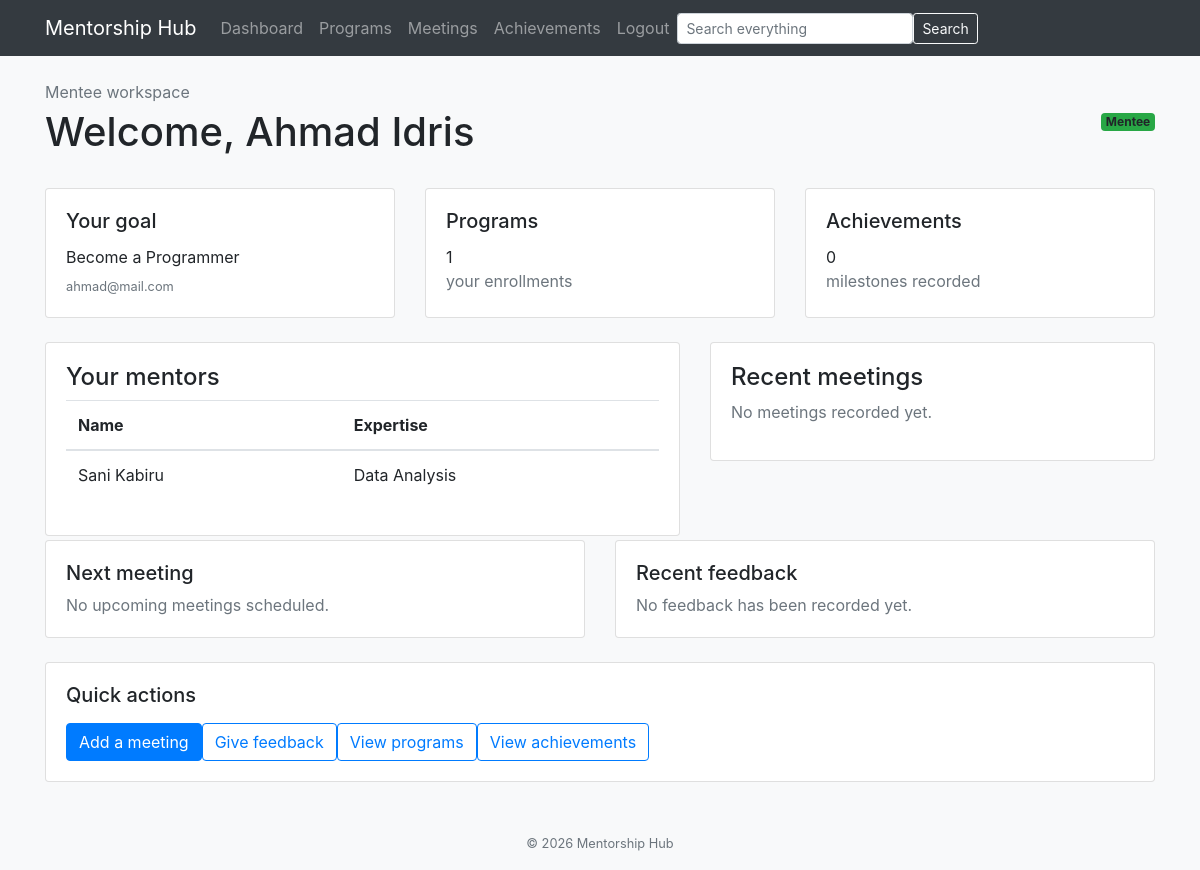
/dashboard (signed in), run on an earlier commit of the app's database.
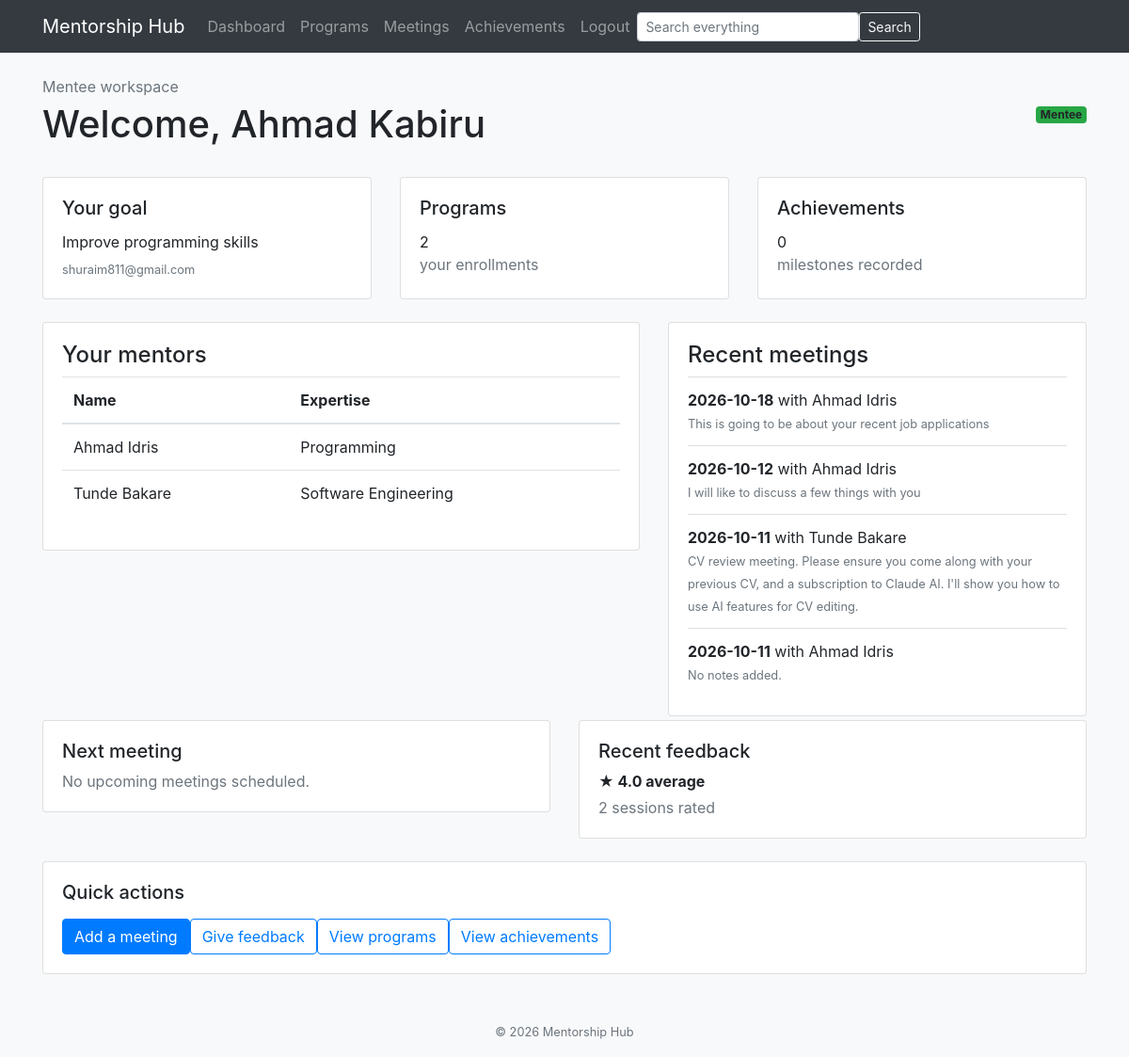
And on a later commit of the database.
### tables this page shows
CREATE TABLE Mentee (
    MenteeID INTEGER PRIMARY KEY AUTOINCREMENT,
    Name TEXT,
    Email TEXT,
    Goal TEXT,
    JoinedAt TEXT DEFAULT CURRENT_TIMESTAMP
);

CREATE TABLE Mentor (
    MentorID INTEGER PRIMARY KEY AUTOINCREMENT,
    Name TEXT,
    Email TEXT,
    Expertise TEXT,
    JoinedAt TEXT DEFAULT CURRENT_TIMESTAMP
);

CREATE TABLE Meeting (
    MeetingID INTEGER PRIMARY KEY AUTOINCREMENT,
    MatchID INTEGER,
    MeetingDate TEXT,
    Notes TEXT
);

### app.py (the view)
@app.route('/dashboard')
def dashboard():
    if 'user_name' not in session:
        return redirect(url_for('login'))
    if session['user_type'] == 'SuperAdmin':
        return redirect(url_for('superadmin_dashboard'))
    conn = sqlite3.connect(DB_PATH)
    cursor = conn.cursor()
    if session['user_type'] == 'Mentor':
        cursor.execute('SELECT Name, Email, Expertise FROM Mentor WHERE MentorID = ?', (session['person_id'],))
        profile = cursor.fetchone()
        cursor.execute('''
            SELECT DISTINCT Program.ProgramName, Program.StartDate, Program.EndDate
            FROM Program
            INNER JOIN Match ON Program.ProgramID = Match.ProgramID
            WHERE Match.MentorID = ?
            ORDER BY Program.StartDate ''', (session['person_id'], )
            )
        programs = cursor.fetchall()
        cursor.execute('''
            SELECT DISTINCT Mentee.Name, Mentee.Goal
            FROM Mentee
            INNER JOIN Match ON Mentee.MenteeID = Match.MenteeID
            WHERE Match.MentorID = ?
            ORDER BY Mentee.Name
        ''', (session['person_id'],))
        mentees = cursor.fetchall()
        cursor.execute('''
            SELECT Meeting.MeetingDate, Mentee.Name, Meeting.Notes
            FROM Meeting
            INNER JOIN Match ON Meeting.MatchID = Match.MatchID
            INNER JOIN Mentee ON Match.MenteeID = Mentee.MenteeID
            WHERE Match.MentorID = ?
            ORDER BY Meeting.MeetingDate DESC
        ''', (session['person_id'],))
        meetings = cursor.fetchall()
        template = 'mentor_dashboard.html'
    else:
        cursor.execute('SELECT Name, Email, Goal FROM Mentee WHERE MenteeID = ?', (session['person_id'],))
        profile = cursor.fetchone()
        cursor.execute('''
            SELECT DISTINCT Program.ProgramName, Program.StartDate, Program.EndDate
            FROM Program
            INNER JOIN Match ON Program.ProgramID = Match.ProgramID
            WHERE Match.MenteeID = ?
            ORDER BY Program.StartDate
        ''', (session['person_id'],))
        programs = cursor.fetchall()
        cursor.execute('''
            SELECT DISTINCT Mentor.Name, Mentor.Expertise
            FROM Mentor
            INNER JOIN Match ON Mentor.MentorID = Match.MentorID
            WHERE Match.MenteeID = ?
            ORDER BY Mentor.Name
        ''', (session['person_id'],))
        mentors = cursor.fetchall()
        cursor.execute('''
            SELECT Meeting.MeetingDate, Mentor.Name, Meeting.Notes
            FROM Meeting
            INNER JOIN Match ON Meeting.MatchID = Match.MatchID
            INNER JOIN Mentor ON Match.MentorID = Mentor.MentorID
            WHERE Match.MenteeID = ?
            ORDER BY Meeting.MeetingDate DESC
        ''', (session['person_id'],))
        meetings = cursor.fetchall()
        cursor.execute('''
            SELECT Meeting.MeetingDate, Mentor.Name, Meeting.Notes
            FROM Meeting
            INNER JOIN Match ON Meeting.MatchID = Match.MatchID
            INNER JOIN Mentor ON Match.MentorID = Mentor.MentorID
            WHERE Match.MenteeID = ? AND Meeting.MeetingDate >= date('now')
            ORDER BY Meeting.MeetingDate ASC
            LIMIT 1
        ''', (session['person_id'],))
        next_meeting = cursor.fetchone()
        cursor.execute('''
            SELECT AVG(Feedback.Rating), COUNT(Feedback.FeedbackID)
            FROM Feedback
            INNER JOIN Meeting ON Feedback.MeetingID = Meeting.MeetingID
            INNER JOIN Match ON Meeting.MatchID = Match.MatchID
            WHERE Match.MenteeID = ?
        ''', (session['person_id'],))
        feedback_summary = cursor.fetchone()
        cursor.execute('''
            SELECT AchievementType, Title, Organisation, AchievementDate
            FROM Achievement
            WHERE MenteeID = ?
            ORDER BY AchievementDate DESC
        ''', (session['person_id'],))
        achievements = cursor.fetchall()
        template = 'mentee_dashboard.html'
    conn.close()
    dashboard_data = {
        'user_name': session['user_name'],
        'profile': profile,
        'programs': programs,
        'meetings': meetings,
    }
    if session['user_type'] == 'Mentor':
        dashboard_data['mentees'] = mentees
    else:
        dashboard_data['mentors'] = mentors
        dashboard_data['achievements'] = achievements
        dashboard_data['next_meeting'] = next_meeting
        dashboard_data['feedback_summary'] = feedback_summary
    return render_template(template, **dashboard_data)

### templates/mentee_dashboard.html (shortened to what the changed rows need)
{% extends "base.html" %}
{% block content %}
<div class="d-flex justify-content-between align-items-center mb-4">
    <div>
        <p class="text-muted mb-1">Mentee workspace</p>
        <h1>Welcome, {{ user_name }}</h1>
    </div>
</div>
<div class="row g-4 mb-4">
    <div class="col-md-4">
        <div class="card h-100 shadow-sm">
            <div class="card-body">
                <h5 class="card-title">Your goal</h5>{% if profile %}<p class="mb-1">{{ profile[2] or 'No goal set yet.'
                    }}</p><small class="text-muted">{{ profile[1] }}</small>{% else %}<p class="text-muted">Profile
                    details unavailable.</p>{% endif %}
            </div>
        </div>
    </div>
    <div class="col-md-4">
        <div class="card h-100 shadow-sm">
            <div class="card-body">
                <h5 class="card-title">Programs</h5>
                <p class="display-6 mb-0">{{ programs|length }}</p>
                <p class="text-muted mb-0">your enrollments</p>
            </div>
        </div>
    </div>
</div>
<div class="row g-4">
    <div class="col-lg-7">
        <div class="card shadow-sm">
            <div class="card-body">
                <h2 class="h4">Your mentors</h2>
                {% if mentors %}<div class="table-responsive">
                    <table class="table align-middle">
                        <thead>
                            <tr>
                                <th>Name</th>
                                <th>Expertise</th>
                            </tr>
                        </thead>
                        <tbody>{% for mentor in mentors %}<tr>
                                <td>{{ mentor[0] }}</td>
                                <td>{{ mentor[1] or 'Not set' }}</td>
                            </tr>{% endfor %}</tbody>
                    </table>
                </div>{% else %}<p class="text-muted">No mentors are assigned yet.</p>{% endif %}
            </div>
        </div>
    </div>
    <div class="col-lg-5">
        <div class="card shadow-sm">
            <div class="card-body">
                <h2 class="h4">Recent meetings</h2>
                {% if meetings %}
                <ul class="list-group list-group-flush">{% for meeting in meetings[:5] %}
                    <li class="list-group-item px-0">
                        <strong>{{ meeting[0] }}</strong> with {{ meeting[1] }}<br>
                        <small class="text-muted">{{ meeting[2] or 'No notes added.' }}</small>
                    </li>{% endfor %}
                </ul>
                {%else %}<p class="text-muted">No meetings recorded yet.</p>{% endif %}
            </div>
        </div>
    </div>
</div>
<div class="row g-4 mt-1">
    <div class="col-md-6">
        <div class="card shadow-sm">
            <div class="card-body">
                <h2 class="h5">Next meeting</h2>
            </div>
        </div>
    </div>
    <div class="col-md-6">
        <div class="card shadow-sm">
            <div class="card-body">
                <h2 class="h5">Recent feedback</h2>{% if feedback_summary and feedback_summary[1] %}<p class="mb-1">
                    <strong>&#9733; {{ '%.1f'|format(feedback_summary[0]) }} average</strong>
                </p>
                <p class="text-muted mb-0">{{ feedback_summary[1] }} session{{ 's' if feedback_summary[1] != 1 else ''
                    }} rated</p>{% else %}<p class="text-muted mb-0">No feedback has been recorded yet.</p>{% endif %}
            </div>
        </div>
    </div>
</div>
<div class="card shadow-sm mt-4">
    <div class="card-body">
        <h2 class="h5 mb-3">Quick actions</h2>
    </div>
</div>
{% endblock %}

What changed in the data, as far as the page shows it:
removed Mentee: Name "Ahmad Idris", Goal "Become a Programmer", Email "ahmad@mail.com"
no longer on this page (row unchanged): Mentor: Name "Sani Kabiru", Expertise "Data Analysis"
added Mentee: Name "Ahmad Kabiru", Goal "Improve programming skills", Email "shuraim811@gmail.com"
added Mentor: Name "Ahmad Idris", Expertise "Programming"
now on this page (row unchanged): Mentor: Name "Tunde Bakare", Expertise "Software Engineering"
added Meeting: MeetingDate "2026-10-18", Name "Ahmad Idris", Notes "This is going to be about your recent job applications"
added Meeting: MeetingDate "2026-10-12", Name "Ahmad Idris", Notes "I will like to discuss a few things with you"
added Meeting: MeetingDate "2026-10-11", Name "Tunde Bakare", Notes "CV review meeting. Please ensure you come along with your previous CV, and a subscription to Claude AI. I'll show you how to use AI features for CV editing."
added Meeting: MeetingDate "2026-10-11", Name "Ahmad Idris", Notes "No notes added."
Also different on the page:
{{ programs|length }}: "1" → "2"
{{ '%.1f'|format(feedback_summary[0]) }}: (not shown) → "4.0"
{{ feedback_summary[1] }}: (not shown) → "2"
{{ 's' if feedback_summary[1] != 1 else '' }}: (not shown) → "s"
text no longer shown: "No meetings recorded yet. No feedback has been recorded yet."
text now shown: "★ average session rated"
